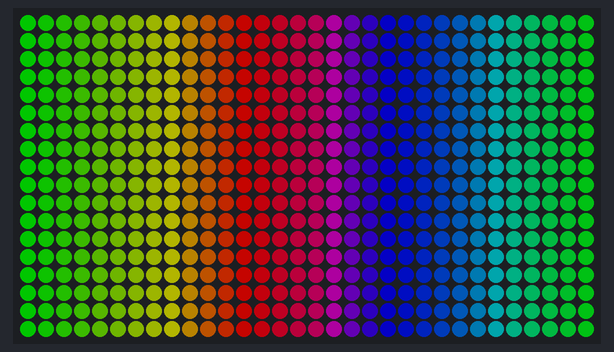
The sketch below on a simulated Arduino Uno, built with avr-gcc and run on an emulated ATmega328P. Shown: 32×18 RGB LED matrix (first LED top left, wired row by row). Dim RGB values are drawn brighter than linear; colours are those a GRB WS2812 strip shows for the declared byte order.

Above: at 1.1 s.

The sketch:

NEEC_LEDS_EXAMPLE.ino
```cpp
#include <FastLED.h>    // Core FastLED library
#include <LEDMatrix.h>  // Matrix layout helper (optional but helpful)

// --- Configurações da Matriz (VERIFIQUE AS SUAS CONFIGURAÇÕES!) ---
#define LED_PIN        10         // Pino de dados onde a matriz está conectada
#define COLOR_ORDER    RGB        // Ordem das cores (RGB, GRB, BRG etc.) - VERIFIQUE A SUA MATRIZ!
#define CHIPSET        WS2812B    // Tipo de LED (WS2811, WS2812B, APA102 etc.)

#define MATRIX_WIDTH   32         // Largura da sua matriz em pixels
#define MATRIX_HEIGHT  18         // Altura da sua matriz em pixels
#define NUM_PIXELS     (MATRIX_WIDTH * MATRIX_HEIGHT) // Total de LEDs (576)

// Tipo de layout da matriz - VERIFIQUE SE ESTÁ CORRETO PARA A SUA FIAÇÃO!
#define MATRIX_TYPE    HORIZONTAL_ZIGZAG_MATRIX

// --- Configurações de Exibição ---
#define BRIGHTNESS     96 // Brilho (0-255) - Ajuste conforme necessário

// --- Objeto da Matriz ---
// Usa o cLEDMatrix para mapear coordenadas (x,y) para o índice linear do LED.
cLEDMatrix<MATRIX_WIDTH, MATRIX_HEIGHT, MATRIX_TYPE> leds;

void setup() {
  delay(1000); // Pequena pausa para estabilização na inicialização

  // Inicializa FastLED
  FastLED.addLeds<CHIPSET, LED_PIN, COLOR_ORDER>(leds[0], NUM_PIXELS); // Use leds[0] com cLEDMatrix
  FastLED.setBrightness(BRIGHTNESS);
  FastLED.clear(true); // Começa com a matriz apagada (preto)

  // --- Desenha as Colunas Estáticas de Arco-Íris ---
  // Este loop calcula e define a cor para cada pixel UMA VEZ.
  for (int x = 0; x < MATRIX_WIDTH; x++) {
    // Calcula a Matiz (Hue) com base APENAS na posição da coluna (x)
    // Mapeia x (0 a MATRIX_WIDTH-1) para hue (0 a 255)
    // (x * 255) / MATRIX_WIDTH distribui as cores pelo espectro
    uint8_t hue = (x * 255) / MATRIX_WIDTH;

    // Define a cor para esta coluna usando CHSV (Hue, Saturation, Value)
    // Saturação e Valor (Brilho) no máximo para cores vivas
    CHSV columnColor = CHSV(hue, 255, 255);

    // Aplica esta mesma cor a TODOS os pixels nesta coluna (y)
    for (int y = 0; y < MATRIX_HEIGHT; y++) {
      // Usa o objeto leds(x,y) para definir o pixel na coordenada correta,
      // independentemente da fiação (graças a MATRIX_TYPE e cLEDMatrix)
      leds(x, y) = columnColor;
    }
  }

  // Atualiza a matriz física UMA VEZ com a imagem estática que acabamos de criar
  FastLED.show();
}

void loop() {
  // NADA A FAZER NO LOOP!
  // A imagem é estática e foi definida no setup().
  // FastLED manterá os LEDs no estado definido pela última chamada a FastLED.show().
  // Um delay pode ser adicionado se você quiser que o microcontrolador
  // gaste menos ciclos, mas não é funcionalmente necessário.
  // delay(100);
}
```
